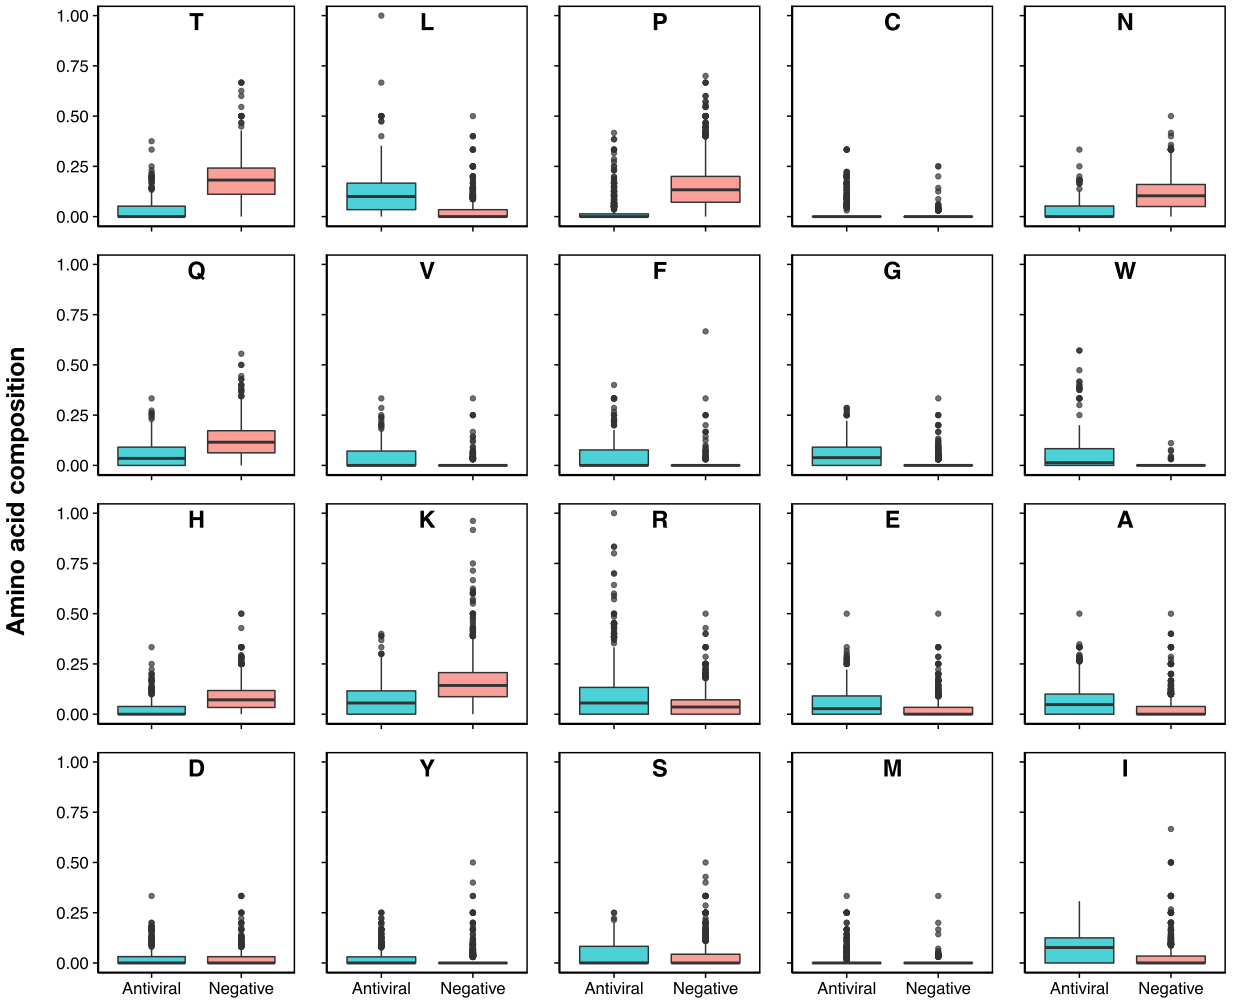

Here is the R script that generated this plot:
library(protr) 

### Load the data
cancer <- readFASTA("cancer.fasta")
fungus <- readFASTA("fungus.fasta")
bacteria <- readFASTA("bacteria.fasta")
virus <- readFASTA("virus.fasta")
negative <- protr::readFASTA("negative.fasta")

### Remove problematic peptide
cancer <- cancer[(sapply(cancer, protcheck))]
fungus <- fungus[(sapply(fungus, protcheck))]
bacteria <- bacteria[(sapply(bacteria, protcheck))]
virus <- virus[(sapply(virus, protcheck))]
negative <- negative[(sapply(negative, protcheck))]


### Calculate descriptors
cancer_des <- t(sapply(cancer, extractAAC))
fungus_des <- t(sapply(fungus, extractAAC))
bacteria_des <- t(sapply(bacteria, extractAAC))
virus_des <- t(sapply(virus, extractAAC))
negative_des <- t(sapply(negative, extractAAC))


cancer_des <- as.data.frame(cancer_des)
cancer_des$Label <- "Anticancer"
fungus_des <- as.data.frame(fungus_des)
fungus_des$Label <- "Antifungal"
bacteria_des <- as.data.frame(bacteria_des)
bacteria_des$Label <- "Antibacterial"
virus_des <- as.data.frame(virus_des)
virus_des$Label <- "Antiviral"
negative_des <- as.data.frame(negative_des)
negative_des$Label <- "Negative"


cancer <- rbind(cancer_des, negative_des)
cancer$Label <- as.factor(cancer$Label)
fungus <- rbind(fungus_des, negative_des)
fungus$Label <- as.factor(fungus$Label)
bacteria <- rbind(fungus_des, negative_des)
bacteria$Label <- as.factor(bacteria$Label)
virus <- rbind(virus_des, negative_des)
virus$Label <- as.factor(virus$Label)


### Making the box plots
library(ggplot2)

HDP_class <- "Antifungal"

A <- ggplot(virus, aes(factor(Label), A)) +
  geom_boxplot(aes(fill = factor(Label)), alpha = 0.7) + scale_fill_manual(values=c("#00BFC4", "#F8766D")) +
  theme(legend.position = ("none"), plot.margin = unit(c(0, 0, -0.5, 0), "cm"),
        panel.border = element_rect(linetype = "solid", colour = "black", fill = NA, size = 1), axis.text.x=element_blank(), axis.text.y=element_blank() ) +
  coord_cartesian(ylim = c(0, 1)) + labs(x = " ", y = " ") + annotate(geom = "text", x = 1.5, y = 0.97, fontface = "bold", size = 6, label = "A")
  # + labs(y = "Percentage of Amino Acid", x = " ")
  

C <- ggplot(virus, aes(factor(Label), C)) +
  geom_boxplot(aes(fill = factor(Label)), alpha = 0.7) + scale_fill_manual(values=c("#00BFC4", "#F8766D")) +
  theme(legend.position = ("none"), plot.margin = unit(c(0, 0, -0.5, 0), "cm"),
        panel.border = element_rect(linetype = "solid", colour = "black", fill = NA, size = 1), axis.text.x=element_blank(), axis.text.y=element_blank() ) +
  coord_cartesian(ylim = c(0, 1)) + labs(x = " ", y = " ") + annotate(geom = "text", x = 1.5, y = 0.97, fontface = "bold", size = 6, label = "C")

D <- ggplot(virus, aes(factor(Label), D)) +
  geom_boxplot(aes(fill = factor(Label)), alpha = 0.7) + scale_fill_manual(values=c("#00BFC4", "#F8766D")) +
  theme(legend.position = ("none"), plot.margin = unit(c(0, 0, -0.5, 0), "cm"),
        panel.border = element_rect(linetype = "solid", colour = "black", fill = NA, size = 1) ) +
  coord_cartesian(ylim = c(0, 1)) + labs(x = " ", y = " ") + annotate(geom = "text", x = 1.5, y = 0.97, fontface = "bold", size = 6, label = "D")

E <- ggplot(virus, aes(factor(Label), E)) +
  geom_boxplot(aes(fill = factor(Label)), alpha = 0.7) + scale_fill_manual(values=c("#00BFC4", "#F8766D")) +
  theme(legend.position = ("none"), plot.margin = unit(c(0, 0, -0.5, 0), "cm"),
        panel.border = element_rect(linetype = "solid", colour = "black", fill = NA, size = 1), axis.text.x=element_blank(), axis.text.y=element_blank() ) +
  coord_cartesian(ylim = c(0, 1)) + labs(x = " ", y = " ") + annotate(geom = "text", x = 1.5, y = 0.97, fontface = "bold", size = 6, label = "E")

F <- ggplot(virus, aes(factor(Label), F)) +
  geom_boxplot(aes(fill = factor(Label)), alpha  = 0.7) + scale_fill_manual(values=c("#00BFC4", "#F8766D")) +
  theme(legend.position = ("none"), plot.margin = unit(c(0, 0, -0.5, 0), "cm"), 
        panel.border  = element_rect(linetype = "solid", colour = "black", fill = NA, size = 1), axis.text.x=element_blank(), axis.text.y=element_blank() ) +
  coord_cartesian(ylim = c(0, 1)) + labs(x = " ", y = " ") + annotate(geom = "text", x = 1.5, y = 0.97, fontface = "bold", size = 6, label = "F")

G <- ggplot(virus, aes(factor(Label), G)) +
  geom_boxplot(aes(fill = factor(Label)), alpha = 0.7) + scale_fill_manual(values=c("#00BFC4", "#F8766D")) +
  theme(legend.position = ("none"), plot.margin = unit(c(0, 0, -0.5, 0), "cm"),
        panel.border = element_rect(linetype = "solid", colour = "black", fill = NA, size = 1), axis.text.x=element_blank(), axis.text.y=element_blank() ) +
  coord_cartesian(ylim = c(0, 1)) + labs(x = " ", y = " ") + annotate(geom = "text", x = 1.5, y = 0.97, fontface = "bold", size = 6, label = "G")

H <- ggplot(virus, aes(factor(Label), H)) +
  geom_boxplot(aes(fill = factor(Label)), alpha = 0.7) + scale_fill_manual(values=c("#00BFC4", "#F8766D")) +
  theme(legend.position = ("none"), plot.margin = unit(c(0, 0, -0.5, 0), "cm"),
        panel.border = element_rect(linetype = "solid", colour = "black", fill = NA, size = 1), axis.text.x=element_blank() ) +
  coord_cartesian(ylim = c(0, 1)) + labs(x = " ", y = " ") + annotate(geom = "text", x = 1.5, y = 0.97, fontface = "bold", size = 6, label = "H")

I <- ggplot(virus, aes(factor(Label), I)) +
  geom_boxplot(aes(fill = factor(Label)), alpha = 0.7) + scale_fill_manual(values=c("#00BFC4", "#F8766D")) +
  theme(legend.position = ("none"), plot.margin = unit(c(0, 0, -0.5, 0), "cm"),
        panel.border = element_rect(linetype = "solid", colour = "black", fill = NA, size = 1), axis.text.y=element_blank() ) +
  coord_cartesian(ylim= c(0, 1)) + labs(x = " ", y = " ") + annotate(geom = "text", x = 1.5, y = 0.97, fontface = "bold", size = 6, label = "I")

K <- ggplot(virus, aes(factor(Label), K)) +
  geom_boxplot(aes(fill = factor(Label)), alpha = 0.7) + scale_fill_manual(values=c("#00BFC4", "#F8766D")) +
  theme(legend.position = ("none"), plot.margin = unit(c(0, 0, -0.5, 0), "cm"),
        panel.border = element_rect(linetype = "solid", colour = "black", fill = NA, size = 1), axis.text.x=element_blank(), axis.text.y=element_blank() ) +
  coord_cartesian(ylim = c(0, 1)) + labs(x = " ", y = " ") + annotate(geom = "text", x = 1.5, y = 0.97, fontface = "bold", size = 6, label = "K")

L <- ggplot(virus, aes(factor(Label), L)) +
  geom_boxplot(aes(fill = factor(Label)), alpha = 0.7) + scale_fill_manual(values=c("#00BFC4", "#F8766D")) +
  theme(legend.position = ("none"), plot.margin = unit(c(0, 0, -0.5, 0), "cm"),
        panel.border = element_rect(linetype = "solid", colour = "black", fill = NA, size = 1), axis.text.x=element_blank(), axis.text.y=element_blank() ) +
  coord_cartesian(ylim = c(0, 1)) + labs(x = " ", y = " ") + annotate(geom = "text", x = 1.5, y = 0.97, fontface = "bold", size = 6, label = "L")

M <- ggplot(virus, aes(factor(Label), M)) +
  geom_boxplot(aes(fill = factor(Label)), alpha = 0.7) + scale_fill_manual(values=c("#00BFC4", "#F8766D")) +
  theme(legend.position = ("none"), plot.margin = unit(c(0, 0, -0.5, 0), "cm"),
        panel.border = element_rect(linetype = "solid", colour = "black", fill = NA, size = 1), axis.text.y=element_blank() ) +
  coord_cartesian(ylim = c(0, 1)) + labs(x = " ", y = " ") + annotate(geom = "text", x = 1.5, y = 0.97, fontface = "bold", size = 6, label = "M")

N <- ggplot(virus, aes(factor(Label), N)) +
  geom_boxplot(aes(fill = factor(Label)), alpha = 0.7) + scale_fill_manual(values=c("#00BFC4", "#F8766D")) +
  theme(legend.position = ("none"), plot.margin = unit(c(0, 0, -0.5, 0), "cm"),
        panel.border = element_rect(linetype = "solid", colour = "black", fill = NA, size = 1), axis.text.x=element_blank(), axis.text.y=element_blank() ) +
  coord_cartesian(ylim = c(0, 1)) + labs(x = " ", y = " ") + annotate(geom = "text", x = 1.5, y = 0.97, fontface = "bold", size = 6, label = "N")

P <- ggplot(virus, aes(factor(Label), P)) +
  geom_boxplot(aes(fill = factor(Label)), alpha = 0.7) + scale_fill_manual(values=c("#00BFC4", "#F8766D")) +
  theme(legend.position = ("none"), plot.margin = unit(c(0, 0, -0.5, 0), "cm"),
        panel.border = element_rect(linetype = "solid", colour = "black", fill = NA, size = 1), axis.text.x=element_blank(), axis.text.y=element_blank() ) +
  coord_cartesian(ylim = c(0, 1)) + labs(x = " ", y = " ") + annotate(geom = "text", x = 1.5, y = 0.97, fontface = "bold", size = 6, label = "P")

Q <- ggplot(virus, aes(factor(Label), Q)) +
  geom_boxplot(aes(fill = factor(Label)), alpha = 0.7) + scale_fill_manual(values=c("#00BFC4", "#F8766D")) +
  theme(legend.position = ("none"), plot.margin = unit(c(0, 0, -0.5, 0), "cm"),
        panel.border = element_rect(linetype = "solid", colour = "black", fill = NA, size = 1), axis.text.x=element_blank() ) +
  coord_cartesian(ylim = c(0, 1)) + labs(x = " ", y = " ") + annotate(geom = "text", x = 1.5, y = 0.97, fontface = "bold", size = 6, label = "Q")

R <- ggplot(virus, aes(factor(Label), R)) +
  geom_boxplot(aes(fill = factor(Label)), alpha = 0.7) + scale_fill_manual(values=c("#00BFC4", "#F8766D")) +
  theme(legend.position = ("none"), plot.margin = unit(c(0, 0, -0.5, 0), "cm"),
        panel.border = element_rect(linetype = "solid", colour = "black", fill = NA, size = 1), axis.text.x=element_blank(), axis.text.y=element_blank() ) +
  coord_cartesian(ylim = c(0, 1)) + labs(x = " ", y = " ") + annotate(geom = "text", x = 1.5, y = 0.97, fontface = "bold", size = 6, label = "R")

S <- ggplot(virus, aes(factor(Label), S)) +
  geom_boxplot(aes(fill = factor(Label)), alpha = 0.7) + scale_fill_manual(values=c("#00BFC4", "#F8766D")) +
  theme(legend.position = ("none"), plot.margin = unit(c(0, 0, -0.5, 0), "cm"),
        panel.border = element_rect(linetype = "solid", colour = "black", fill = NA, size = 1), axis.text.y=element_blank() ) +
  coord_cartesian(ylim = c(0, 1)) + labs(x = " ", y = " ") + annotate(geom = "text", x = 1.5, y = 0.97, fontface = "bold", size = 6, label = "S")

T <- ggplot(virus, aes(factor(Label), T)) +
  geom_boxplot(aes(fill = factor(Label)), alpha = 0.7) + scale_fill_manual(values=c("#00BFC4", "#F8766D")) +
  theme(legend.position = ("none"), plot.margin = unit(c(0, 0, -0.5, 0), "cm"),
        panel.border = element_rect(linetype = "solid", colour = "black", fill = NA, size = 1), axis.text.x=element_blank() ) +
  coord_cartesian(ylim = c(0, 1)) + labs(x = " ", y = " ") + annotate(geom = "text", x = 1.5, y = 0.97, fontface = "bold", size = 6, label = "T")

V <- ggplot(virus, aes(factor(Label), V)) +
  geom_boxplot(aes(fill = factor(Label)), alpha = 0.7) + scale_fill_manual(values=c("#00BFC4", "#F8766D")) +
  theme(legend.position = ("none"), plot.margin = unit(c(0, 0, -0.5, 0), "cm"),
        panel.border = element_rect(linetype = "solid", colour = "black", fill = NA, size = 1), axis.text.x=element_blank(), axis.text.y=element_blank() ) +
  coord_cartesian(ylim = c(0, 1)) + labs(x = " ", y = " ") + annotate(geom = "text", x = 1.5, y = 0.97, fontface = "bold", size = 6, label = "V")

W <- ggplot(virus, aes(factor(Label), W)) +
  geom_boxplot(aes(fill = factor(Label)), alpha = 0.7) + scale_fill_manual(values=c("#00BFC4", "#F8766D")) +
  theme(legend.position = ("none"), plot.margin = unit(c(0, 0, -0.5, 0), "cm"),
        panel.border = element_rect(linetype = "solid", colour = "black", fill = NA, size = 1), axis.text.x=element_blank(), axis.text.y=element_blank() ) +
  coord_cartesian(ylim = c(0, 1)) + labs(x = " ", y = " ") + annotate(geom = "text", x = 1.5, y = 0.97, fontface = "bold", size = 6, label = "W")

Y <- ggplot(virus, aes(factor(Label), Y)) +
  geom_boxplot(aes(fill = factor(Label)), alpha = 0.7) + scale_fill_manual(values=c("#00BFC4", "#F8766D")) +
  theme(legend.position = ("none"), plot.margin = unit(c(0, 0, -0.5, 0), "cm"),
        panel.border = element_rect(linetype = "solid", colour = "black", fill = NA, size = 1), axis.text.y=element_blank() ) +
  coord_cartesian(ylim = c(0, 1)) + labs(x = " ", y = " ") + annotate(geom = "text", x = 1.5, y = 0.97, fontface = "bold", size = 6, label = "Y")

# + theme(axis.text.x = element_blank(), axis.text.y = element_blank())

### Fusing the plots

### Antibacterial T, Q, N, E, P, H, V, I, G, F, D, W, L, C, Y, S, A, R, M, K
### Anticancer    F, G, W, P, V, T, C, L, Y, K, Q, S, R, N, M, I, H, E, D, A
### Antifungal    T, L, P, C, N, Q, V, F, G, W, H, K, R, E, A, D, Y, S, M, I
### Antivirus     W, T, F, V, R, M, C, Y, K, L, I, G, P, S, A, Q, N, H, E, D

library(cowplot)

antifungal_plot <- plot_grid(T, L, P, C, N, Q, V, F, G, W, H, K, R, E, A, D, Y, S, M, I,
          align = 'h',
          rel_widths = c(1.14, 1, 1, 1, 1, 1.14, 1, 1, 1, 1, 1.14, 1, 1, 1, 1, 1.14, 1, 1, 1, 1),
          ncol = 5)

save_plot("Fig-antifungal-features.pdf", antifungal_plot, 
          base_height=10, base_width=12)
